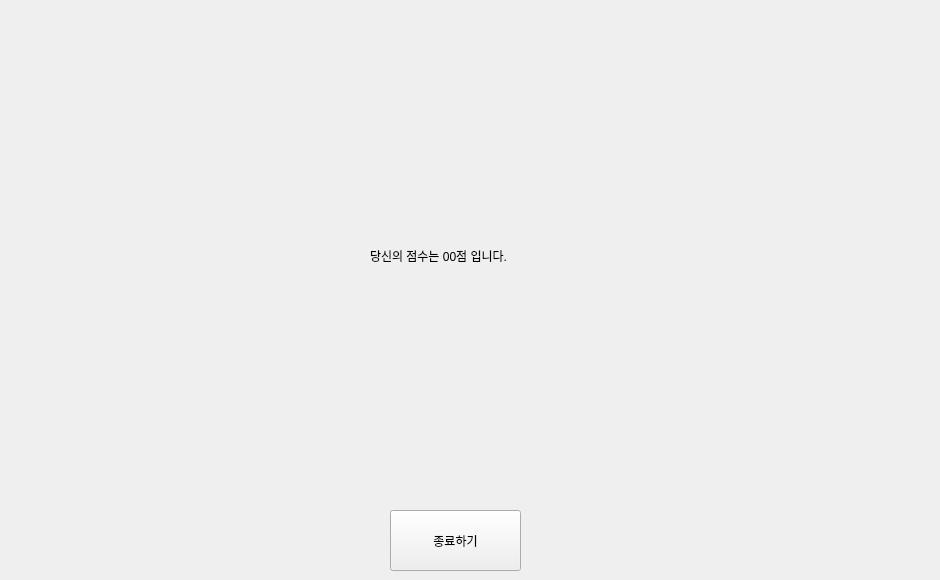
   <widget class="QWidget" name="page_7">
    <widget class="QLabel" name="label_3">
     <property name="geometry">
      <rect>
       <x>140</x>
       <y>260</y>
       <width>791</width>
       <height>301</height>
      </rect>
     </property>
     <property name="text">
      <string/>
     </property>
     <property name="pixmap">
      <pixmap>../Pictures/캡처.PNG</pixmap>
     </property>
    </widget>
    <widget class="QLabel" name="j_2">
     <property name="geometry">
      <rect>
       <x>370</x>
       <y>220</y>
       <width>391</width>
       <height>71</height>
      </rect>
     </property>
     <property name="styleSheet">
      <string notr="true">font: 12pt &quot;맑은 고딕&quot;;</string>
     </property>
     <property name="text">
      <string>당신의 점수는 00점 입니다.</string>
     </property>
    </widget>
    <widget class="QLabel" name="endt_1">
     <property name="geometry">
      <rect>
       <x>370</x>
       <y>320</y>
       <width>381</width>
       <height>91</height>
      </rect>
     </property>
     <property name="styleSheet">
      <string notr="true">font: 700 12pt &quot;맑은 고딕&quot;;</string>
     </property>
     <property name="text">
      <string>&lt;html&gt;&lt;head/&gt;&lt;body&gt;&lt;p&gt;&lt;br/&gt;&lt;/p&gt;&lt;/body&gt;&lt;/html&gt;</string>
     </property>
    </widget>
    <widget class="QPushButton" name="end_3">
     <property name="geometry">
      <rect>
       <x>390</x>
       <y>510</y>
       <width>131</width>
       <height>61</height>
      </rect>
     </property>
     <property name="text">
      <string>종료하기</string>
     </property>
    </widget>
    <widget class="QLabel" name="endt_2">
     <property name="geometry">
      <rect>
       <x>250</x>
       <y>400</y>
       <width>531</width>
       <height>91</height>
      </rect>
     </property>
     <property name="styleSheet">
      <string notr="true">font: 700 12pt &quot;맑은 고딕&quot;;</string>
     </property>
     <property name="text">
      <string>&lt;html&gt;&lt;head/&gt;&lt;body&gt;&lt;p&gt;&lt;br/&gt;&lt;/p&gt;&lt;/body&gt;&lt;/html&gt;</string>
     </property>
    </widget>
   </widget>
